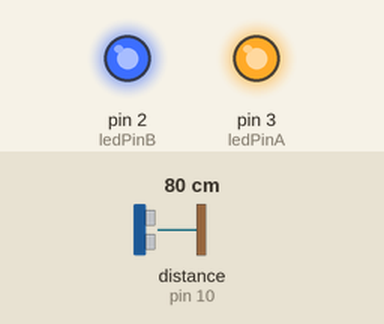
This sketch was run on a simulated Arduino Uno, built with avr-gcc and run on an emulated ATmega328P. Shown: output pins drawn as LEDs (lit = HIGH). Wiring (inferred from the names in the program): ultrasonic range finder: trigger pin 9; echo pin 10. The test bench sets the inputs (shaded band); at power-on: distance to the obstacle (sensor on pin 10) 80 cm. The echo pulse lasts 58.3 µs per cm; pins used as bus, display or sensor lines are not drawn; what the sketch prints to the serial monitor is not drawn.

Above: at 0.1 s.
Timing chart, 0 to 1.6 s (numbered marks = the images above):
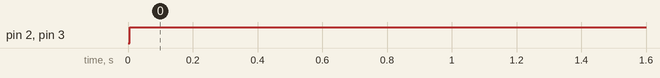

The sketch:

sensorUltrasonico.ino
```cpp
const int pinEcho = 10;
const int pinTrig = 9;
const int ledPinA = 3;
const int ledPinB = 2;

long duracion;
int distancia;
int distanciaSegura;


void setup() {
  pinMode(pinTrig, OUTPUT); // definir pinTrig como Output
  pinMode(pinEcho, INPUT); // definir pinEcho como Input
  pinMode(ledPinA, OUTPUT); // definir tira A de leds como salida
  pinMode(ledPinB, OUTPUT); // definir tira B de leds como salida
  Serial.begin(9600); // comunicacion serial

}

void loop() {
  // Clears the trigPin
  digitalWrite(pinTrig, LOW);
  delayMicroseconds(0);

  // Sets the trigPin on HIGH state for 10 micro seconds
  digitalWrite(pinTrig, HIGH);
  delayMicroseconds(0);
  digitalWrite(pinTrig, LOW);

  // Reads the echoPin, returns the sound wave travel time in microseconds
  duracion = pulseIn(pinEcho, HIGH);

  // Calculating the distance
  distancia= duracion*0.034/2;

  if (distancia <= 450){
    digitalWrite(ledPinA, HIGH);
    digitalWrite(ledPinB, HIGH);
  }
  else{
    digitalWrite(ledPinA, LOW);
    digitalWrite(ledPinB, LOW);
  }
  // Prints the distance on the Serial Monitor
  //Serial.print("Distancia: ");
  Serial.println(distancia);
  delay(1000/60);


}
```

Measured:
- by itself, pin 2 (ledPinB), pin 3 (ledPinA): LOW → HIGH at 0.01 s
